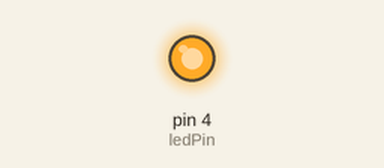
Recording of a sketch running on a simulated Arduino Uno, built with avr-gcc and run on an emulated ATmega328P. Parts: output pins drawn as LEDs (lit = HIGH). What the sketch prints to the serial monitor is not drawn.

Above: at 0.5 s.
At 11.0 s:
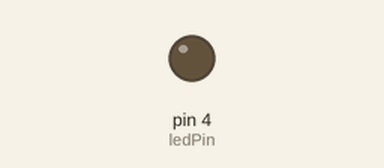
Timing chart, 0 to 19.5 s (numbered marks = the images above):
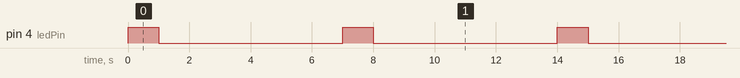

Measured:
- by itself, pin 4 (ledPin): repeats every 15.0 s: HIGH 2.0 s, LOW 6.0 s, HIGH 1.0 s, LOW 6.0 s
- by itself, everything shown: repeats every 45.0 s, in 12 steps

The sketch:

slave_test.ino
```cpp
#define ledPin 4
int prev_state = 0;

int state;

 int SOUND_LEVEL = 1;
//#define SOUND_LEVEL 4
void setup() {
  pinMode(ledPin, OUTPUT);
  digitalWrite(ledPin, LOW);
  Serial.begin(9600); // Default communication rate of the Bluetooth module
}

void loop() {
// if(Serial.available() > 0){ // Checks whether data is comming from the serial port
//    state = Serial.read(); // Reads the data from the serial port
//
// }


SOUND_LEVEL++;
if (SOUND_LEVEL > 4) SOUND_LEVEL = 0;

 if (prev_state == 0) {
   Serial.write(SOUND_LEVEL); // Sends '1' to the master to turn on LED
   digitalWrite(ledPin, HIGH);
   delay(1000);
   prev_state = SOUND_LEVEL;
 }
 else {
   Serial.write(0);
   digitalWrite(ledPin, LOW);
   prev_state = 0;
   delay(6000); // delay for 6 seconds
 }


}
```
